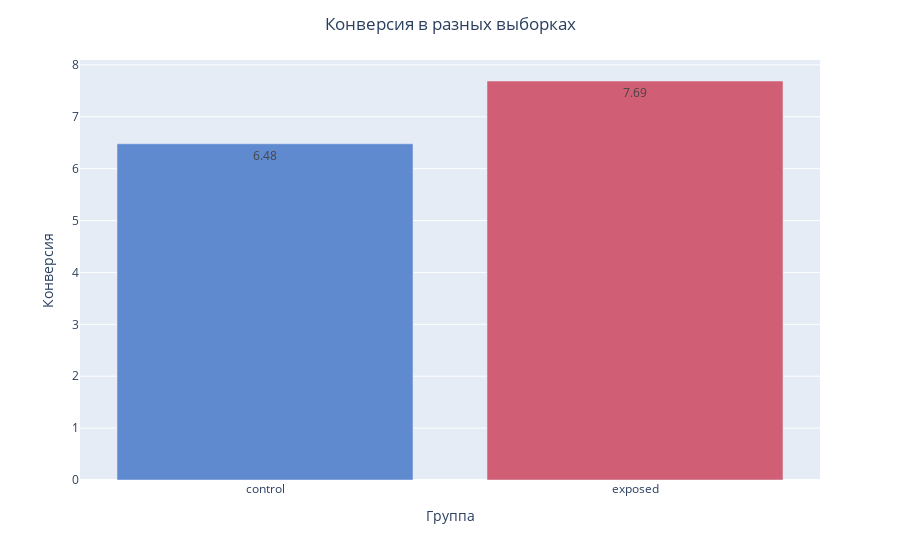

The cell this chart's notebook holds for it:
### Markdown cell above
В-третьих, CR в exposed выборке выше на 1.21%, чем в контрольной

### Code cell
CR = data.groupby('experiment')['yes'].mean().reset_index()
CR['yes'] = round(CR['yes']*100, 2)

fig = px.bar(CR, 
             x="experiment", y="yes", color = 'experiment',
             text = 'yes',
             color_discrete_sequence = ['#5F8AD0', '#D05F75'])

fig.update_layout(
    title="Конверсия в разных выборках",
    title_x = 0.5,
    xaxis_title="Группа",
    yaxis_title="Конверсия",
    showlegend=False)

fig.show()

### Figure 1 — Plotly figure (JSON) as saved in the notebook; plotly's stock layout.template omitted (floating-point values rounded to 4 significant figures)
{"data": [{"alignmentgroup": "True", "hovertemplate": "experiment=%{x}<br>yes=%{text}<extra></extra>", "legendgroup": "control", "marker": {"color": "#5F8AD0", "pattern": {"shape": ""}}, "name": "control", "offsetgroup": "control", "orientation": "v", "showlegend": true, "text": [6.48], "textposition": "auto", "type": "bar", "x": ["control"], "xaxis": "x", "y": [6.48], "yaxis": "y"}, {"alignmentgroup": "True", "hovertemplate": "experiment=%{x}<br>yes=%{text}<extra></extra>", "legendgroup": "exposed", "marker": {"color": "#D05F75", "pattern": {"shape": ""}}, "name": "exposed", "offsetgroup": "exposed", "orientation": "v", "showlegend": true, "text": [7.69], "textposition": "auto", "type": "bar", "x": ["exposed"], "xaxis": "x", "y": [7.69], "yaxis": "y"}], "layout": {"barmode": "relative", "legend": {"title": {"text": "experiment"}, "tracegroupgap": 0}, "margin": {"t": 60}, "showlegend": false, "title": {"text": "Конверсия в разных выборках", "x": 0.5}, "xaxis": {"anchor": "y", "categoryarray": ["control", "exposed"], "categoryorder": "array", "domain": [0, 1], "title": {"text": "Группа"}}, "yaxis": {"anchor": "x", "domain": [0, 1], "title": {"text": "Конверсия"}}}}
